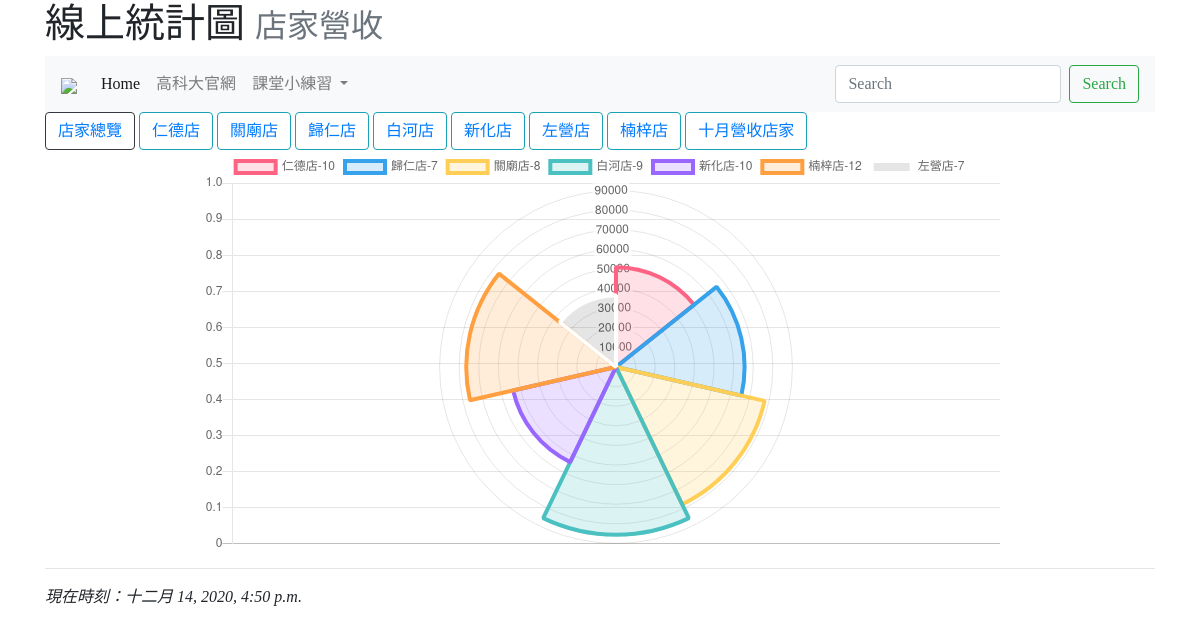
Page /mychart/ on the committed database.
### mainsite/models.py (models this page shows)
class Branch(models.Model):
    title = models.CharField(max_length=200)
    name = models.CharField(max_length=200)
    def __str__(self):
        return self.title

### mainsite/views.py (the view)
# urls.py: path('mychart/', mychart),
def mychart(request, bid=0):
    now = datetime.now()
    branches = Branch.objects.all()
    if bid ==0:
        data = StoreIncome.objects.all()
    else:
        data = StoreIncome.objects.filter(branch=bid)
    return render(request, "mychart.html", locals())

### templates/mychart.html (shortened to what this page needs)
{% extends 'base.html' %}
{% block titlemessage %}
<h1>
    線上統計圖
    <small class="text-muted">店家營收</small>
  </h1>
  {% endblock %}
  {% block content %}
  <button type="button" class="btn btn-outline-dark"><a href="/mychart/">店家總覽</a></button>
  {% for branch in branches %}
       <button type="button" class="btn btn-outline-info">
           <a href="/mychart/{{branch.id}}/">{{branch.title}}</a>
       </button>
  {% endfor %}
<center>
<table width=800>
  <tr><td>
    <canvas id="myChart" width="800" height="400"></canvas>
</td></tr>
</table>
</center>
<script>
var ctx = document.getElementById('myChart').getContext('2d');
var myChart = new Chart(ctx, {
    type: 'polarArea',
    data: {
        labels: [
             {% for item in data %}
                  '{{ item.branch }}-{{item.income_month}}',
             {% endfor %}
        ],
        datasets: [{
            label: '各分店營收情形',
            data: [
            {% for item in data %}
                  '{{ item.income }}',
             {% endfor %}
            ],
            backgroundColor: [
                'rgba(255, 99, 132, 0.2)',
                'rgba(54, 162, 235, 0.2)',
                'rgba(255, 206, 86, 0.2)',
                'rgba(75, 192, 192, 0.2)',
                'rgba(153, 102, 255, 0.2)',
                'rgba(255, 159, 64, 0.2)'
            ],
            borderColor: [
                'rgba(255, 99, 132, 1)',
                'rgba(54, 162, 235, 1)',
                'rgba(255, 206, 86, 1)',
                'rgba(75, 192, 192, 1)',
                'rgba(153, 102, 255, 1)',
                'rgba(255, 159, 64, 1)'
            ],
            borderWidth: 4
        }]
    },
    options: {
        scales: {
            yAxes: [{
                ticks: {
                    beginAtZero: true
                }
            }]
        }
    }
});
    </script>
{% endblock %}

### templates/base.html (shortened to what this page needs)
<!doctype html>
<html>
  <head>
    <link rel="stylesheet" href="https://cdn.jsdelivr.net/npm/bootstrap@4.5.3/dist/css/bootstrap.min.css">
  </head>
  <body>
    <div class="container">
      {% block titlemessage %}{% endblock %}
      {% include 'header.html' %}
      {% block content %}{% endblock %}
      {% include 'footer.html' %}
    </div>
  </body>
</html>

### templates/header.html (shortened to what this page needs)
    {% load static %}
    <nav class="navbar navbar-expand-lg navbar-light bg-light">
        <a class="navbar-brand" href="#">
          <img src="{% static "nkust.jpg" %}" width=60>
        </a>
        <div class="collapse navbar-collapse" id="navbarSupportedContent">
          <ul class="navbar-nav mr-auto">
            <li class="nav-item active">
              <a class="nav-link" href="/">Home <span class="sr-only">(current)</span></a>
            </li>
            <li class="nav-item">
              <a class="nav-link" href="https://www.nkust.edu.tw/">高科大官網</a>
            </li>
            <li class="nav-item dropdown">
              <a class="nav-link dropdown-toggle" href="#" id="navbarDropdown" role="button" data-toggle="dropdown" aria-haspopup="true" aria-expanded="false">
                課堂小練習
              </a>
            </li>
          </ul>
          <form class="form-inline my-2 my-lg-0">
            <input class="form-control mr-sm-2" type="search" placeholder="Search" aria-label="Search">
            <button class="btn btn-outline-success my-2 my-sm-0" type="submit">Search</button>
          </form>
        </div>
      </nav>

### templates/footer.html
        <hr>
        <i>現在時刻：{{ now }}</i>

### templates/base.html (style rules this page uses)
body { font-family: 微軟正黑體; }

### rows in the picture
Branch: title "仁德店"
Branch: title "關廟店"
Branch: title "歸仁店"
Branch: title "白河店"
Branch: title "新化店"
Branch: title "左營店"
Branch: title "楠梓店"
Branch: title "十月營收店家"

### other values in the picture
chart data {{ item.branch }} 仁德店, 歸仁店, 關廟店, 白河店, 新化店, 楠梓店, 左營店
chart data {{ item.income_month }} 10, 7, 8, 9, 10, 12, 7
chart data {{ item.income }} 50930, 65600, 77770, 85600, 53840, 76400, 36630
